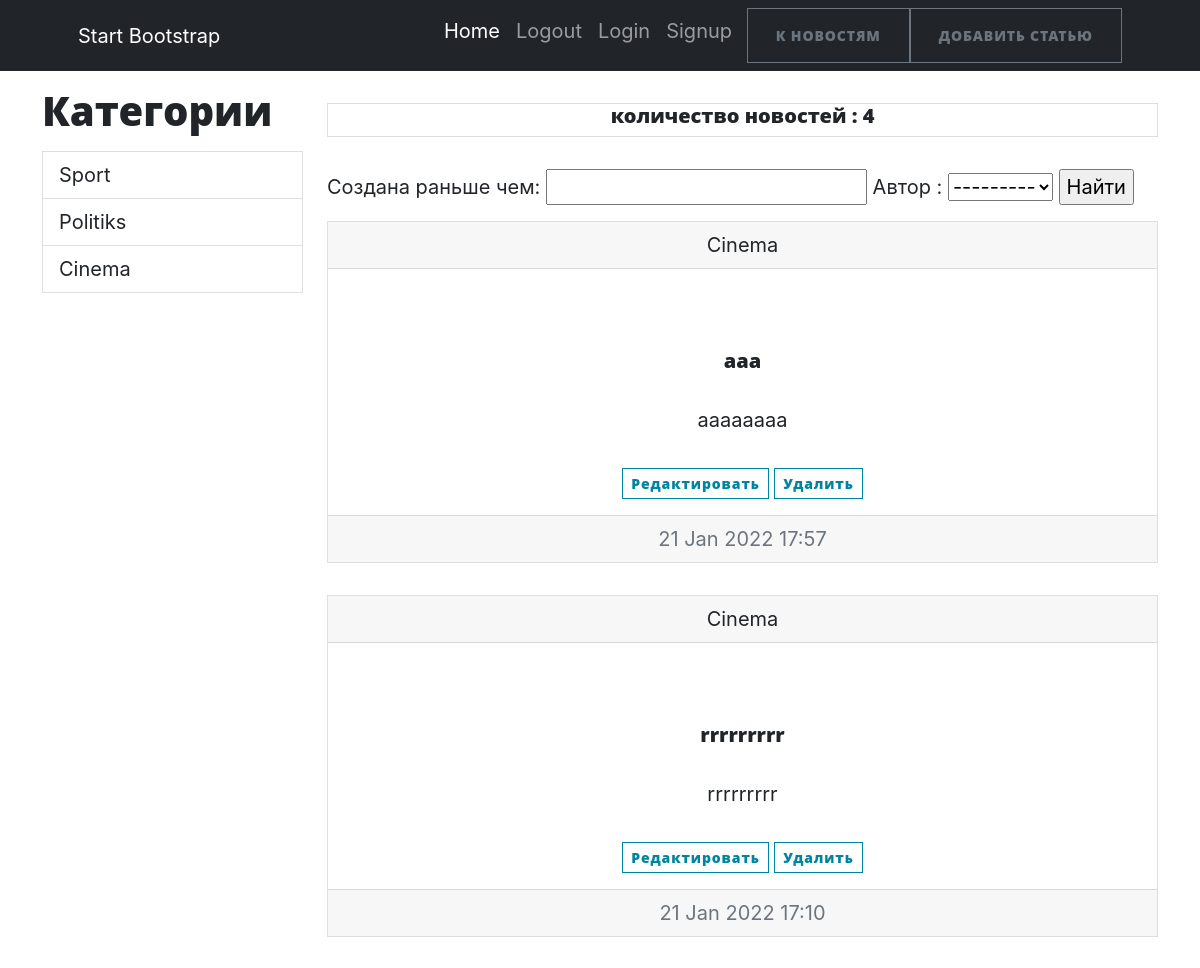
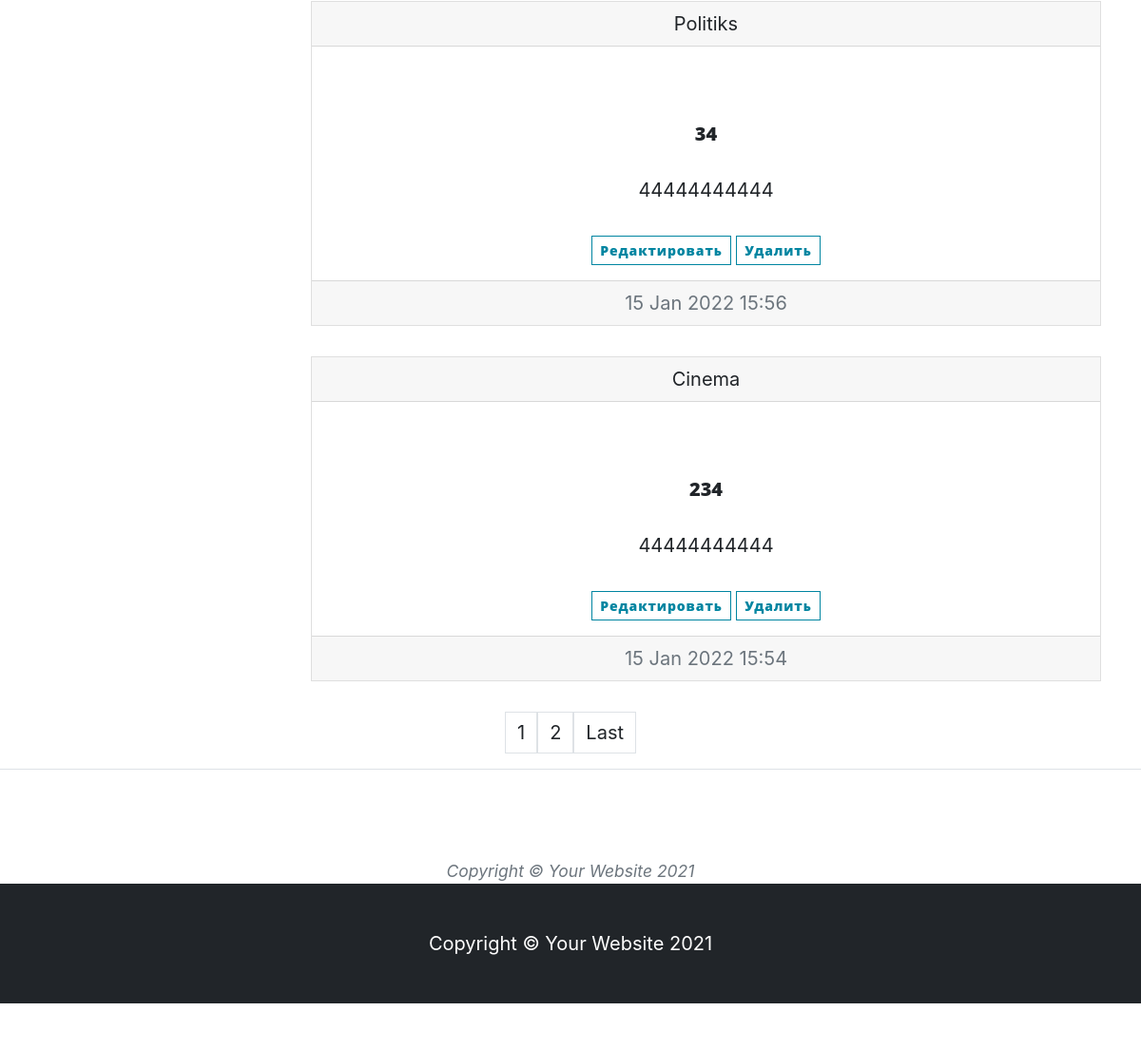
Before: / with the older database file (2 pictures, top to bottom).
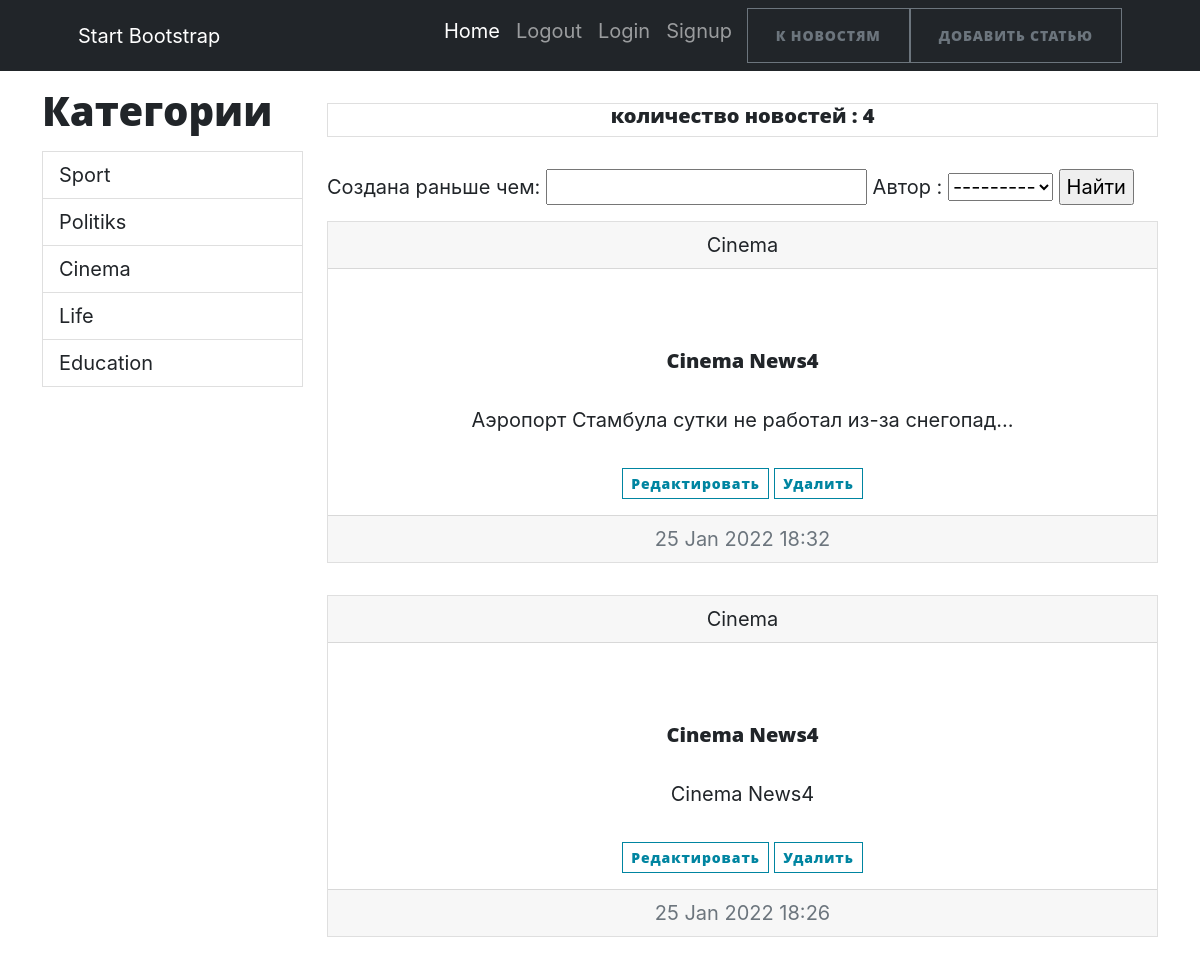
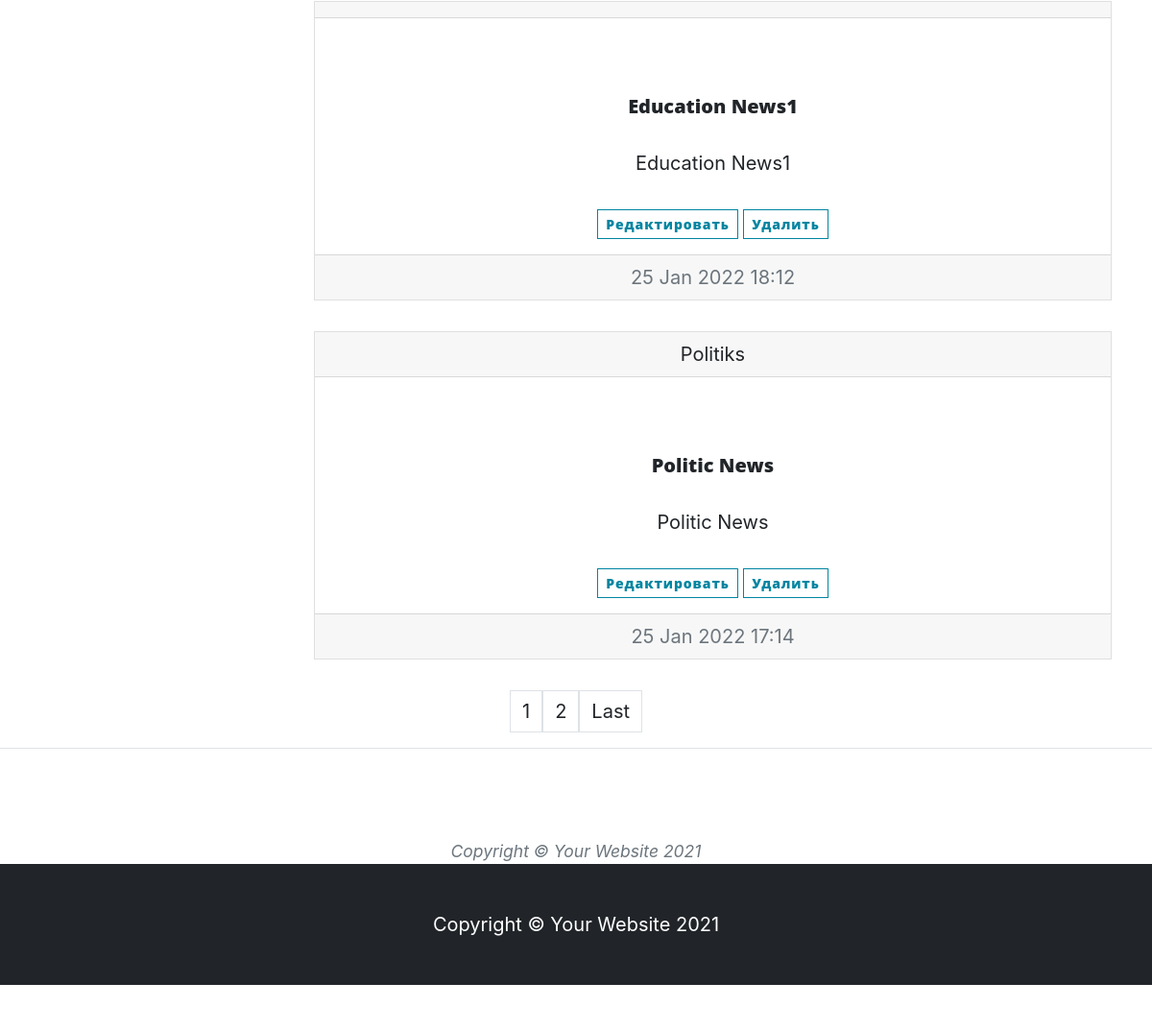
After: the same page with the newer database file (2 pictures, top to bottom).
### news/models.py (models this page shows, shortened)
class Category(models.Model):
    name = models.CharField(max_length=128, unique=True)
    def __str__(self):
        return f'{self.name}'
    def get_absolute_url(self):
        return f"/cat/{self.pk}"

class Post(models.Model):
    CONTENT = [("NW", 'news'), ('AR', 'article')]
    title = models.CharField(max_length=128, verbose_name='Название Новости')
    content = models.CharField(max_length=2, blank=True, choices=CONTENT, default="NW", verbose_name="Вид Статьи")
    create = models.DateTimeField(auto_now_add=True, verbose_name='Создана')
    text = models.TextField(blank=True, verbose_name="Текст")
    rate = models.FloatField(default=0)
    author = models.ForeignKey(Author, related_name='author', on_delete=models.CASCADE, verbose_name="Автор")
    category = models.ManyToManyField('Category', through="PostCategory", verbose_name='Категория')
    def __str__(self):
        return f'{self.title}'
    class Meta:
        verbose_name = "Пост"
        verbose_name_plural = "Посты"
        ordering = ['-create']

### news/views.py (the view)
# urls.py: path('', NewsList.as_view(), name = 'allnews'),
class NewsList(ListView):#вывод списка новостей
    model = Post
    template_name = "news.html"
    context_object_name = 'news'
    queryset = Post.objects.order_by('-create')#сортировка новостей по добавлению
    paginate_by = 4 # пагинация с выводом 4 новостей
    def get_filter(self):
        return PostFilter(self.request.GET, queryset=super().get_queryset())
    def get_queryset(self):
        return self.get_filter().qs
    def get_context_data(self, **kwargs):
        return {**super().get_context_data(**kwargs),
                'filter': self.get_filter,
                'category': Category.objects.all(),
                }

### news/models.py (called while the page is built)
    def __str__(self):
        return f'{self.user.username}'

### news/templatetags/censor_filters.py (called while the page is built)
@register.filter(name='multiply')
def multiply(value):
    mat = ["дурак", 'невежда', 'редиска']
    c = value.split()
    for i in c:
        if i.lower() in mat:
            raise ValueError(f'Нельзя употреблять это слово {i}')
    else:
        return value

### news/templates/news/news.html (shortened to what this page needs)
{% extends 'index.html'%}
{% load censor_filters %}
{%block sidebar %}
{%for i in category%}
    {% if i.pk == category_selected %}
<a class="list-group-item list-group-item-action active" id="list-home-list" data-bs-toggle="list" href="{{i.get_absolute_url}}" role="tab" aria-controls="list-home">{{i.name}}</a>
    {%else%}
<a class="list-group-item list-group-item-action" id="list-profile-list" data-bs-toggle="list" href="{{i.get_absolute_url}}" role="tab" aria-controls="list-profile">{{i.name}}</a>
    {%endif%}
{%endfor%}
{%endblock sidebar%}
{%block containe%}
<p>
<div class="card text-center"><h5>количество новостей : {{news|length}}</h5></div>
</p>
<form method="GET">
    <div class="mb-3">
    {{filter.form}}
    <input type="submit" value="Найти">
    </div>
</form>
{%if news%}
{%for i in news%}
    <div class="card text-center">
  <div class="card-header">
      {%for t in i.category.all %}
    {{t}}
      {%endfor%}
  </div>
        <p>
  <div class="card-body">
    <a class="card-title" href="{%url 'ObjNews.html' i.pk%}"><h5>{{i.title}}</h5></a>
    <p class="card-text">{{i.text|truncatechars:50|multiply}}</p>
      <a class="btn btn-outline-primary btn-sm " href="{% url 'add' i.pk%}">Редактировать</a>
                    <a class="btn btn-outline-primary btn-sm " href="{% url 'news_del' i.pk%}">Удалить</a>
  </div>
  <div class="card-footer text-muted">
    {{i.create|date:"d M Y H:i"}}
  </div>
</div>
    {%endfor%}
    {%endif%}
{%endblock containe%}

Changed rows visible on the page:
removed Post: title "aaa", text|multiply "aaaaaaaa", create "21 Jan 2022 17:57", Category (name "Cinema")
removed Post: title "rrrrrrrrr", text|multiply "rrrrrrrrr", create "21 Jan 2022 17:10", Category (name "Cinema")
no longer on this page (row unchanged): Post: title "34", text|multiply "44444444444", create "15 Jan 2022 15:56", Category (name "Politiks")
no longer on this page (row unchanged): Post: title "234", text|multiply "44444444444", create "15 Jan 2022 15:54", Category (name "Cinema")
added Category: name "Life", shown under "Категории"
added Category: name "Education", shown under "Категории"
added Post: title "Cinema News4", text|multiply "Аэропорт Стамбула сутки не работал из-за снегопад…", create "25 Jan 2022 18:32", Category (name "Cinema")
added Post: title "Cinema News4", text|multiply "Cinema News4", create "25 Jan 2022 18:26", Category (name "Cinema")
added Post: title "Education News1", text|multiply "Education News1", create "25 Jan 2022 18:12"
added Post: title "Politic News", text|multiply "Politic News", create "25 Jan 2022 17:14", Category (name "Politiks")
